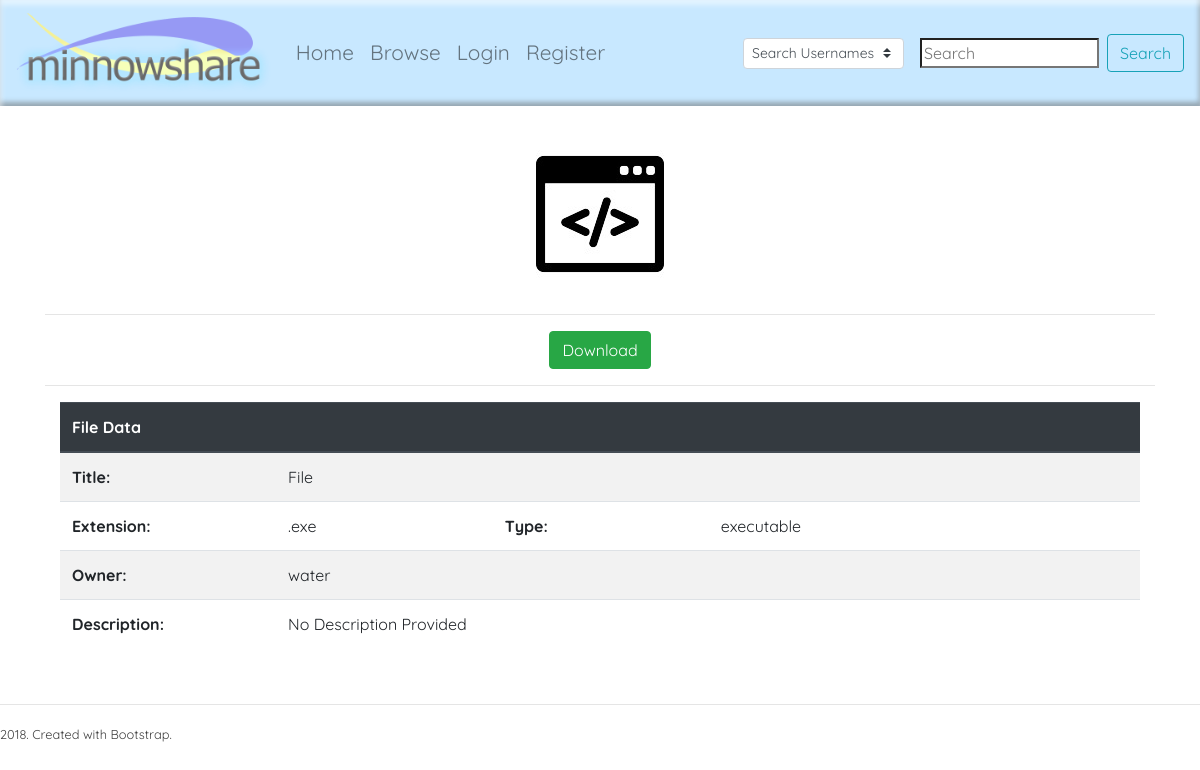
Page /file.php?share=public&file=2 on the committed database.
### tables this page shows
CREATE TABLE `public_uploads` (
  `item_id` int(8) NOT NULL,
  `owner_id` int(11) NOT NULL,
  `title` varchar(40) NOT NULL,
  `short` varchar(255) DEFAULT NULL,
  `description` text,
  `file_name` varchar(255) NOT NULL
);

CREATE TABLE `users` (
  `userid` int(11) NOT NULL,
  `username` varchar(20) NOT NULL,
  `pass` varchar(64) NOT NULL,
  `email` varchar(255) NOT NULL
);

### includes/functions.php (called while the page is built, shortened)
<?php
function get_file_type($file){
    $ext = strtolower(pathinfo($file)['extension']);
    if (in_array($ext, array('apk','app', 'bat', 'com', 'exe', 'jar'))) return 'executable';
    return 'unknown';
}
?>

### file.php (the view, shortened to what this page needs)
<?php
include("header.php");
$file_id = $_GET['file'];
switch($_GET['share']){
    case 'public': case 'friends': case 'private':
        $sharetype = $_GET['share'];
        break;
}
include_once("./includes/functions.php");
require("./includes/connection.php");
$table = $sharetype . "_uploads";
$query = "SELECT owner_id, title, short, description, file_name FROM $table WHERE item_id=$file_id";
$file_data = mysqli_query($con, $query);
$file_data = mysqli_fetch_assoc($file_data);
$filename = $file_data['file_name'];
$file_type = get_file_type($filename);
$file_info = pathinfo($filename);
$owner_id = $file_data['owner_id'];
$description = $file_data['description']=="NULL" ? 'No Description Provided' : $file_data['description'];
if(! $owner_name = mysqli_query($con, "SELECT username FROM users WHERE userid=$owner_id")) back("Owner not Found");
$owner_name = mysqli_fetch_assoc($owner_name)['username'];
$path_to_file = "./uploads/$sharetype/$owner_id/";
$img = $path_to_file . $file_info['filename'] . '^@&$' . ".*";
$img = glob($img);
if($img){
    $img = $img[0];
} elseif ($file_type == 'image') {
    $img = $path_to_file . $filename;
} else {$img = "./images/".$file_type.'.jpg';
}
?>
<div class="container" align=center>
   <a href="<?php echo $img ?>">
        <img class="filepic" src="<?php echo $img ?>" alt="<?php echo $file_data['title'];?>">
    </a>
    <hr>
    <form action="scripts/download.php" method="post">
        <button type="submit" class="btn btn-success">Download</button>
    </form>
    <hr>
    <div class="container">
        <table class="table table-striped table-hover" id="fileInfo">
          <thead class="thead-dark">
            <tr>
              <th colspan="4">File Data</th>
            </tr>
          </thead>
          <tbody>
            <tr>
              <th scope="row">Title:</th>
              <td colspan="3"><?php echo $file_data['title']; ?></td>
            </tr>
            <tr>
              <th scope="row">Extension:</th>
              <td><?php echo ".".$file_info['extension']; ?></td>
              <th scope="row">Type:</th>
              <td><?php echo $file_type; ?></td>
            </tr>
            <tr>
              <th scope="row">Owner:</th>
              <td colspan="3"><a href="profile.php?user=<?php echo $owner_id; ?>"><?php echo $owner_name; ?></a></td>
            </tr>
            <tr>
            <th scope="row">Description:</th>
              <td colspan="3"><?php echo $description; ?></td>
            </tr>
          </tbody>
        </table>
   </div>
</div>
<?php include("footer.php"); ?>

### css/style.css (style rules this page uses)
html, body { height:100%; }
body { font-family: 'Quicksand', sans-serif; color: #404040; }
a { color: inherit; }
.filepic { max-width: 90%; padding: 20px 20px 20px 20px; }
table th { width: 20%; }

### rows in the picture
public_uploads: title "File", file_name "exe", file_name "executable", description "No Description Provided"
users: username "water"

### other values in the picture
$page "Home"
$page "Browse"
$page "Login"
$page "Register"
